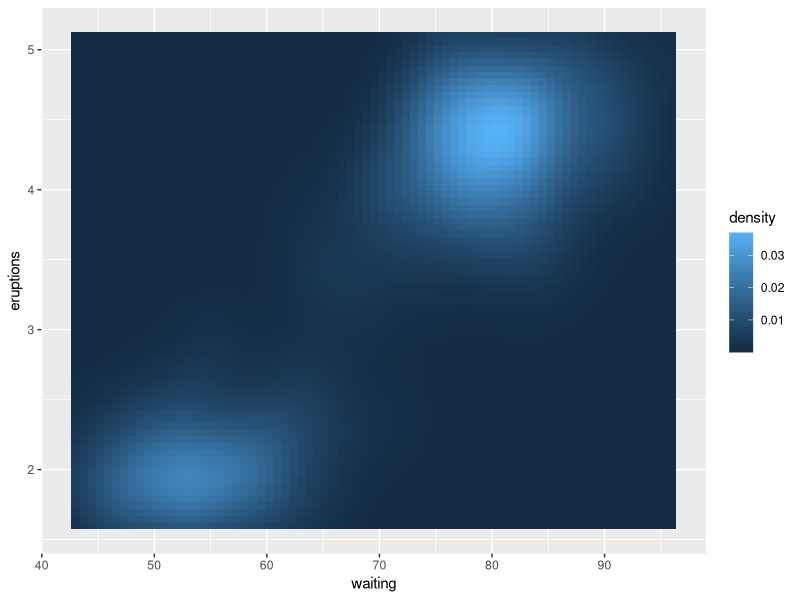
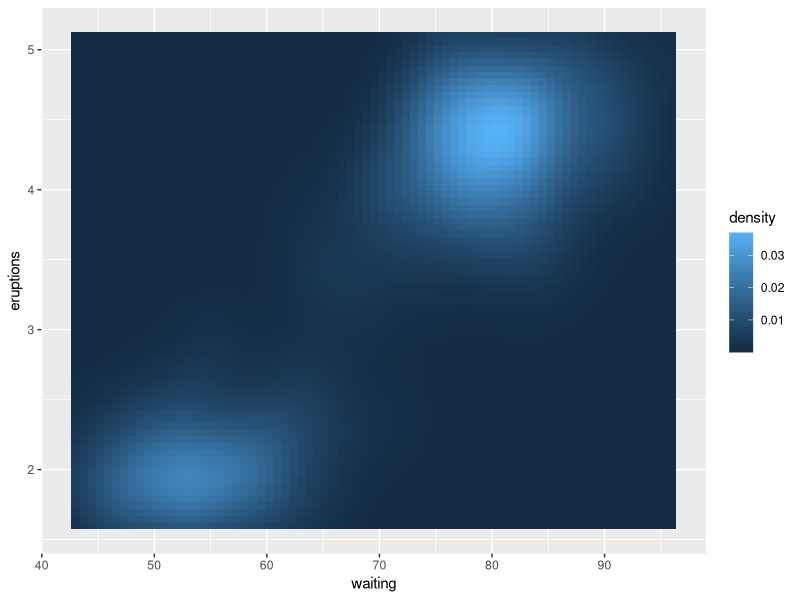
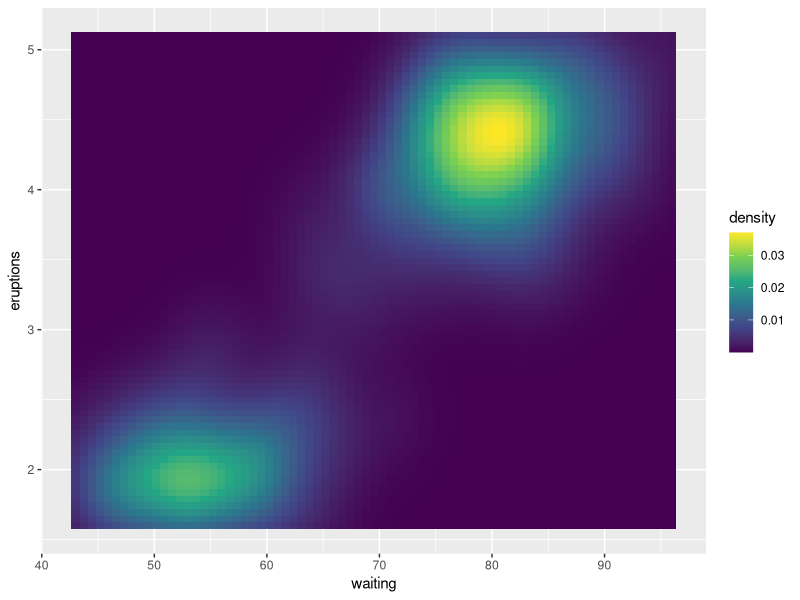
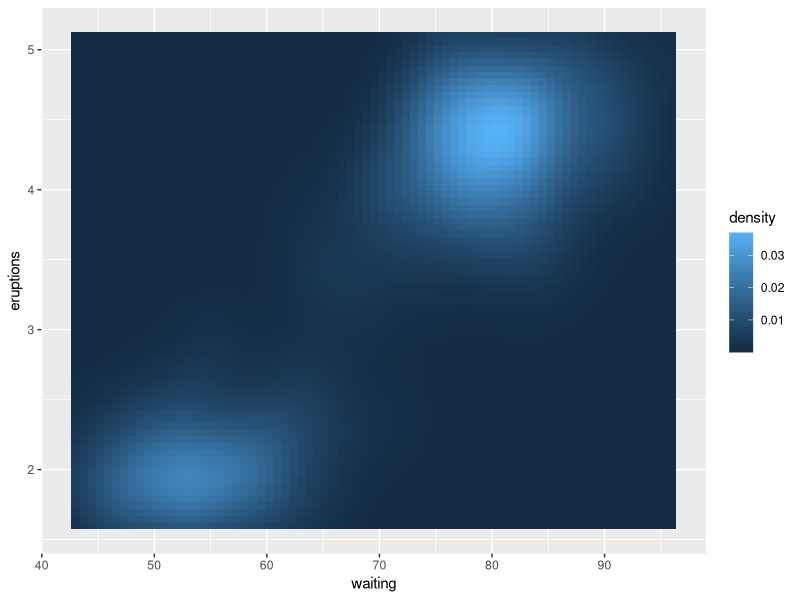
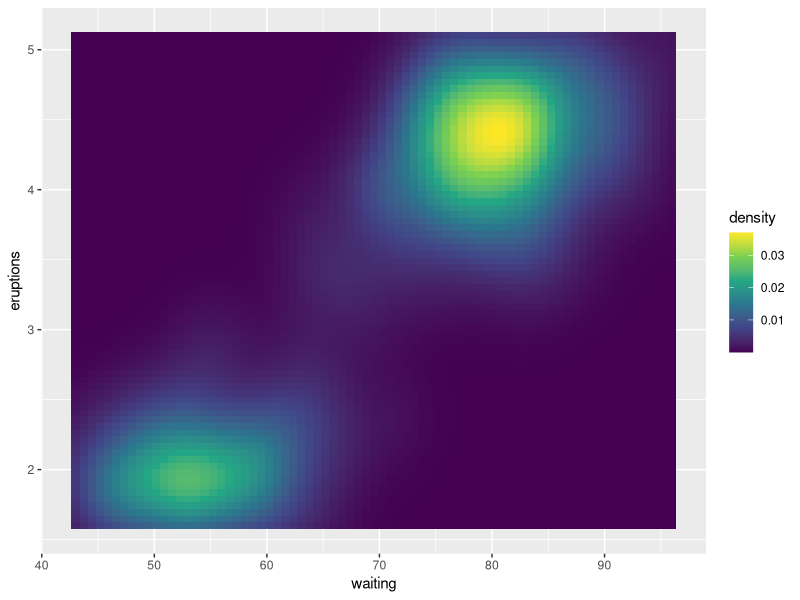

Write R code to recreate these figures, in order.
library(ggplot2)


### Name: scale_colour_continuous
### Title: Continuous colour scales
### Aliases: scale_colour_continuous scale_fill_continuous

### ** Examples

v <- ggplot(faithfuld, aes(waiting, eruptions, fill = density)) +
geom_tile()
v

v + scale_fill_continuous(type = "gradient")
v + scale_fill_continuous(type = "viridis")

# The above are equivalent to
v + scale_fill_gradient()
v + scale_fill_viridis_c()
